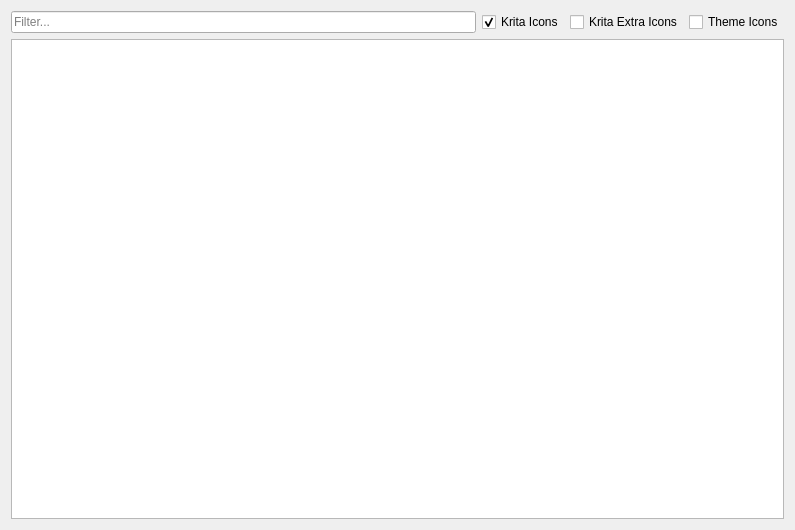
<?xml version="1.0" encoding="UTF-8"?>
<ui version="4.0">
 <class>ToolBarUIIconPicker</class>
 <widget class="QWidget" name="ToolBarUIIconPicker">
  <property name="geometry">
   <rect>
    <x>0</x>
    <y>0</y>
    <width>795</width>
    <height>530</height>
   </rect>
  </property>
  <property name="windowTitle">
   <string>Form</string>
  </property>
  <layout class="QVBoxLayout" name="verticalLayout">
   <item>
    <layout class="QHBoxLayout" name="horizontalLayout_2">
     <item>
      <widget class="QLineEdit" name="iconsFilter">
       <property name="placeholderText">
        <string>Filter...</string>
       </property>
       <property name="clearButtonEnabled">
        <bool>true</bool>
       </property>
      </widget>
     </item>
     <item>
      <widget class="QCheckBox" name="boolIconsKrita">
       <property name="text">
        <string>Krita Icons</string>
       </property>
       <property name="checked">
        <bool>true</bool>
       </property>
      </widget>
     </item>
     <item>
      <widget class="QCheckBox" name="boolIconsKritaExtra">
       <property name="text">
        <string>Krita Extra Icons</string>
       </property>
      </widget>
     </item>
     <item>
      <widget class="QCheckBox" name="boolIconsTheme">
       <property name="text">
        <string>Theme Icons</string>
       </property>
      </widget>
     </item>
    </layout>
   </item>
   <item>
    <widget class="QListView" name="iconsListView">
     <property name="resizeMode">
      <enum>QListView::Adjust</enum>
     </property>
     <property name="viewMode">
      <enum>QListView::IconMode</enum>
     </property>
    </widget>
   </item>
  </layout>
 </widget>
 <resources/>
 <connections/>
</ui>
